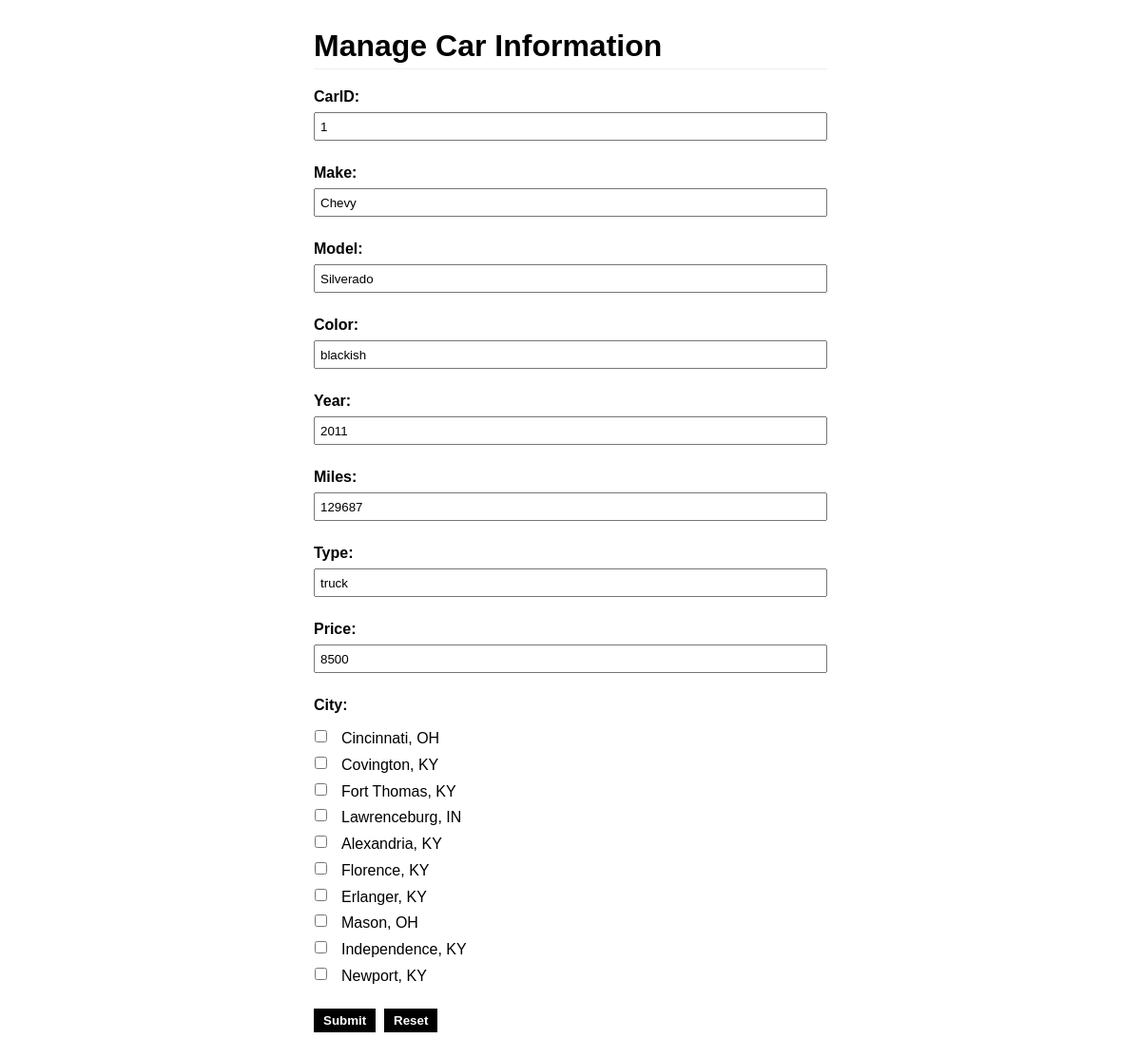
The app's page /form.php?action=edit&carid=1 (signed in) with its own data.
### tables this page shows
CREATE TABLE `cars` (
  `carid` int(11) NOT NULL AUTO_INCREMENT,
  `make` varchar(45) NOT NULL,
  `model` varchar(45) NOT NULL,
  `color` varchar(45) NOT NULL,
  `year` int(4) NOT NULL,
  `miles` int(11) NOT NULL,
  `type` varchar(20) NOT NULL,
  `price` int(11) NOT NULL,
  `image` varchar(100) DEFAULT NULL,
  PRIMARY KEY (`carid`)
);

CREATE TABLE `cities` (
  `cityid` int(11) NOT NULL AUTO_INCREMENT,
  `name` varchar(45) NOT NULL,
  `state` varchar(2) NOT NULL,
  PRIMARY KEY (`cityid`)
);

### form.php (the view, shortened to what this page needs)
<?php
include('config.php');
$action = $_GET['action'];
$carid = get('carid');
$car = null;
$car_cities = array();
if(!empty($carid)) {
    $sql = file_get_contents('sql/getCar.sql');
    $params = array(
        'carid' => $carid
    );
    $statement = $database->prepare($sql);
    $statement->execute($params);
    $cars = $statement->fetchAll(PDO::FETCH_ASSOC);
    $car = $cars[0];
}
$sql = file_get_contents('sql/getCities.sql');
$statement = $database->prepare($sql);
$statement->execute();
$cities = $statement->fetchAll(PDO::FETCH_ASSOC);
?>
<!DOCTYPE html>
<html lang="en">
<head>
    <link rel="stylesheet" href="css/style.css">
</head>
<body>
    <div class="page">
        <h1>Manage Car Information</h1>
        <form action="" method="POST">
            <div class="form-element">
                <label>CarID:</label>
                <?php if($action == 'add') : ?>
                    <input type="number" name="carid" class="textbox" value="<?php echo $car['carid'] ?>" />
                <?php else : ?>
                    <input readonly type="number" name="carid" class="textbox" value="<?php echo $car['carid'] ?>" />
                <?php endif; ?>
            </div>
            <div class="form-element">
                <label>Make:</label>
                <input type="text" name="car-make" class="textbox" value="<?php echo $car['make'] ?>" />
            </div>
            <div class="form-element">
                <label>Model:</label>
                <input type="text" name="car-model" class="textbox" value="<?php echo $car['model'] ?>" />
            </div>
            <div class="form-element">
                <label>Color:</label>
                <input type="text" name="car-color" class="textbox" value="<?php echo $car['color'] ?>" />
            </div>
            <div class="form-element">
                <label>Year:</label>
                <input type="number" setp="any" name="car-year" class="textbox" value="<?php echo $car['year'] ?>" />
            </div>
            <div class="form-element">
                <label>Miles:</label>
                <input type="number" name="car-miles" class="textbox" value="<?php echo $car['miles'] ?>" />
            </div>
            <div class="form-element">
                <label>Type:</label>
                <input type="text" name="car-type" class="textbox" value="<?php echo $car['type'] ?>" />
            </div>
            <div class="form-element">
                <label>Price:</label>
                <input type="number" step="any" name="car-price" class="textbox" value="<?php echo $car['price'] ?>" />
            </div>
            <div class="form-element">
                <label>City:</label>
                <?php foreach($cities as $city) : ?>
                    <?php if(in_array($city['cityid'], $car_cities)) : ?>
                        <input checked class="radio" type="checkbox" name="car-city[]" value="<?php echo $city['cityid'] ?>" /><span class="radio-label"><?php echo $city['name'] ?>, <?php echo $city['state'] ?></span><br />
                    <?php else : ?>
                        <input class="radio" type="checkbox" name="car-city[]" value="<?php echo $city['cityid'] ?>" /><span class="radio-label"><?php echo $city['name'] ?>, <?php echo $city['state'] ?></span><br />
                    <?php endif; ?>
                <?php endforeach; ?>
            </div>
            <div class="form-element">
                <input type="submit" class="button" />&nbsp;
                <input type="reset" class="button" />
            </div>
        </form>
    </div>
</body>
</html>

### css/style.css (style rules this page uses)
body { background: url('../images/background.jpg'); background-repeat: repeat-x; box-sizing: border-box; font-family: arial; }
* { margin: 0; padding: 0; box-sizing: inherit; }
.page { max-width: 600px; margin: 10px auto; background-color: white; padding: 20px 30px; }
.page h1 { margin-bottom: 20px; border-bottom: 1px solid #ededed; padding-bottom: 5px; }
.form-element { overflow: hidden; padding-bottom: 25px; }
.form-element label { font-weight: bold; display: block; padding-bottom: 7px; }
.form-element .textbox { display: block; width: 100%; height: 30px; padding: 5px; }
.form-element .radio { margin-right: 15px; margin-top: 10px; margin-left: 1px }
.radio-label { vertical-align: middle; }
.button { background: black; -webkit-appearance: none; -moz-appearance: none; color: white; border: none; padding: 5px 10px; cursor: pointer; font-weight: bold; outline: none; }

### records on screen
cars: carid "1", car-make "Chevy", car-model "Silverado", car-color "blackish", car-year "2011", car-miles "129687", car-type "truck", car-price "8500"
cities: name "Cincinnati", state "OH"
cities: name "Covington", state "KY"
cities: name "Fort Thomas", state "KY"
cities: name "Lawrenceburg", state "IN"
cities: name "Alexandria", state "KY"
cities: name "Florence", state "KY"
cities: name "Erlanger", state "KY"
cities: name "Mason", state "OH"
cities: name "Independence", state "KY"
cities: name "Newport", state "KY"
